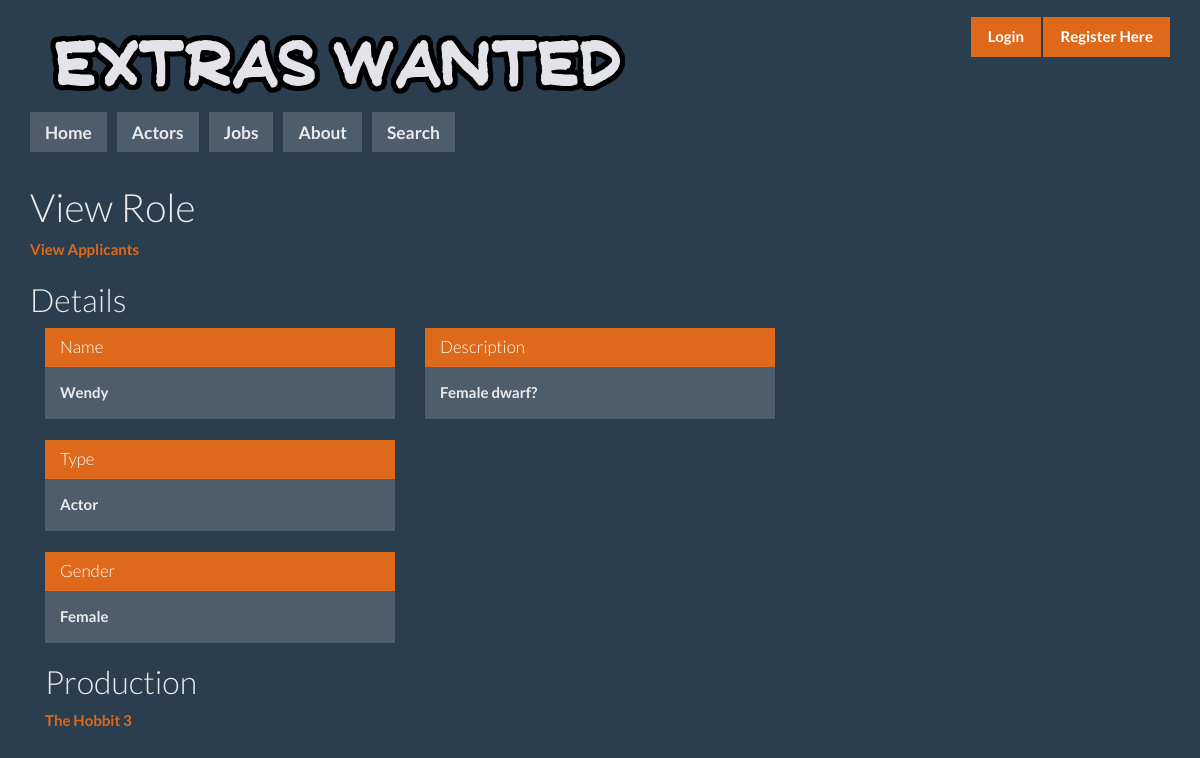
Before: /extras/production/The_Hobbit_3/role/Wendy with the older database file.
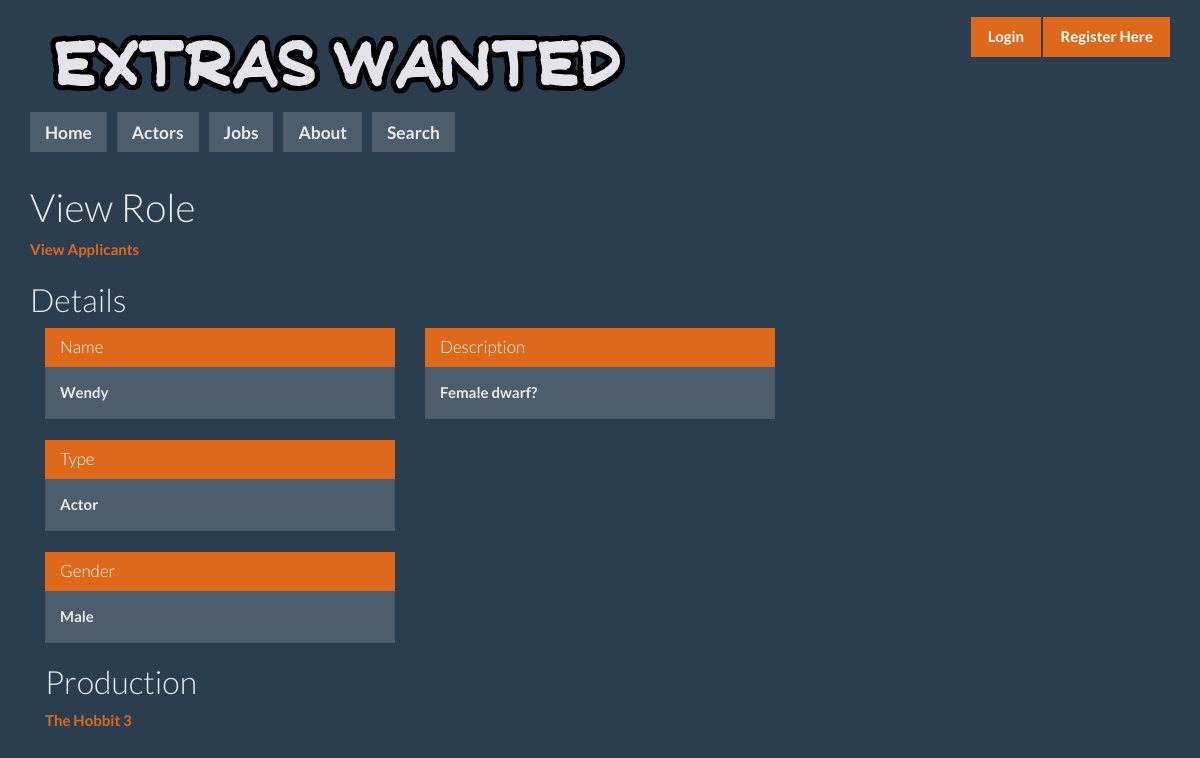
After: the same page with the newer database file.
### extras/models.py (models this page shows, shortened)
class Role(models.Model):
    production = models.ForeignKey(Production, related_name='pRelation')
    picture = models.ImageField(upload_to='static/', blank=True)
    GENDER = (('m', 'Male'), ('f', 'Female'), ('o', 'Other'))
    gender = models.CharField(max_length=1, choices=GENDER)
    roleType = models.CharField(max_length=128)
    description = models.CharField(max_length=128)
    name = models.CharField(max_length=128)
    pay = models.DecimalField(max_digits=128,decimal_places=2)
    country = models.CharField(max_length=128)
    unique_together = (("production", "name"))

### extras/views.py (the view)
# urls.py: url(r'^production/(?P<production_name_url>\w+)/role/(?P<role_name_url>\w+)$', views.role, name='role'),
def role(request, production_name_url, role_name_url):
    context = RequestContext(request)
    role_name = decode_url(role_name_url)
    production_name=decode_url(production_name_url)
    context_dict = {'role_name': role_name}
    context_dict['role_name_url'] = role_name_url
    context_dict['production_name'] = production_name
    context_dict['production_name_url'] = production_name_url
    if request.user.is_authenticated():
        context_dict['actorDetails'] = Actor.objects.filter(user = request.user)
    try:
        role = Role.objects.get(name = role_name)
        role.url=encode_url(role_name)
        context_dict['role']=role
        context_dict['picture'] = role.picture
        context_dict['production'] = Production.objects.get(title = production_name)
    except Role.DoesNotExist:
        pass
    return render_to_response('extras/role.html', context_dict, context)

### extras/views.py (called while the page is built)
def decode_url(name_url):
    return name_url.replace('_', ' ')

def encode_url(name):
    return name.replace(' ', '_')

### templates/extras/role.html (shortened to what this page needs)
{% extends 'extras/template.html' %}
{% block body_block %}
        <h1>View Role</h1>
     <a href="{{role_name_url}}/view_application/">View Applicants</a>
        {% if role %}
        <h2>Details</h2>
	<div class="col-lg-4">
	    <div class="bs-component">
              	<div class="panel panel-primary">
                	<div class="panel-heading">
                  		<h3 class="panel-title">Name</h3>
                	</div>
                	<div class="panel-body">
                  		{{ role.name }}
                	</div>
            	</div>
            	<div class="panel panel-primary">
                	<div class="panel-heading">
                  		<h3 class="panel-title">Type</h3>
                	</div>
                	<div class="panel-body">
                  		{{ role.roleType }}
                	</div>
            	</div>
           	<div class="panel panel-primary">
                	<div class="panel-heading">
                  		<h3 class="panel-title">Gender</h3>
                	</div>
                	<div class="panel-body">
                  		{{ role.gender }}
                	</div>
            	</div>
		<h2>Production</h2>
			{% if not production_name_url %}
			    <div style="color: red;">The specified production does not exist!</div>
			{% else %}
			   <a href="/extras/production/{{ production_name_url }}">{{production.url}}{{ production.title }}</a>
            </div>
	</div>
	<div class="col-lg-4">
            <div class="bs-component">
              	<div class="panel panel-primary">
                	<div class="panel-heading">
                  		<h3 class="panel-title">Description</h3>
                	</div>
                	<div class="panel-body">
                  		{{ role.description }}
                	</div>
              	</div>
            </div>
        {% endif %}
	<div class="col-lg-4">
	{% endif %}
{% endblock %}

Changed rows visible on the page:
changed Role "Wendy": gender "Female" → "Male"
